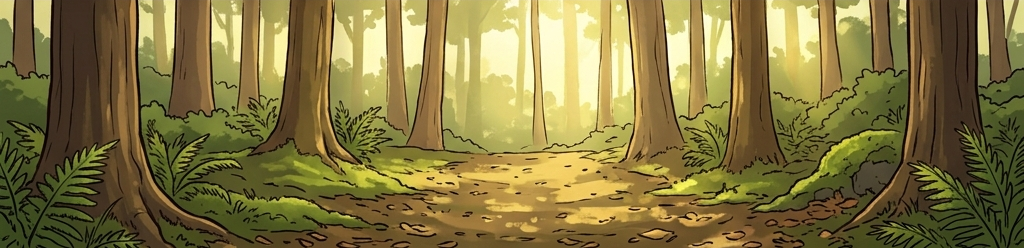
#> input picture art/source/scene-loc-forest.png, 1024 x 248 px; its folder holds 3 pictures in this run
$ python process_scenes.py
#> lines starting #> are read from the running program, lines starting #| are printed output that depends on the picture
#!/usr/bin/env python3
"""
Process generated adventure *location* art (art/source/scene-*.png) into web
assets: downscale to a web-appropriate landscape size and convert to opaque
WebP. Sibling to process_backgrounds.py (top-down combat backdrops) and
process.py (token/portrait character art) — kept separate because location
scenes are landscape, opaque, and keyed to the reusable location ids in
src/data/adventure-art.ts rather than the four combat themes.

NPC portraits are NOT handled here — they are transparent character busts and
go through process.py alongside the hero/monster portraits.

See art/adventure-prompts.md for the generation brief and integration plan.

Usage: python art/process_scenes.py
"""
import os
import glob
from PIL import Image

SRC = os.path.join(os.path.dirname(__file__), "source")
OUT = os.path.join(os.path.dirname(__file__), "..", "web", "public", "art")
# Landscape 16:9, a bit larger than a token since it fills a banner / map.
WIDTH, HEIGHT = 1280, 720
QUALITY = 80

os.makedirs(OUT, exist_ok=True)
total = 0
have = []

for src in sorted(glob.glob(os.path.join(SRC, "scene-*.png"))):
    name = os.path.splitext(os.path.basename(src))[0]  # e.g. "scene-loc-tavern"
    im = Image.open(src).convert("RGB")  # opaque backdrop, no alpha needed
#> im is the input picture: PIL image 1024x248 RGB; mean R, G, B 130.5, 118, 65.2
    if im.size != (WIDTH, HEIGHT):
        im = im.resize((WIDTH, HEIGHT), Image.LANCZOS)
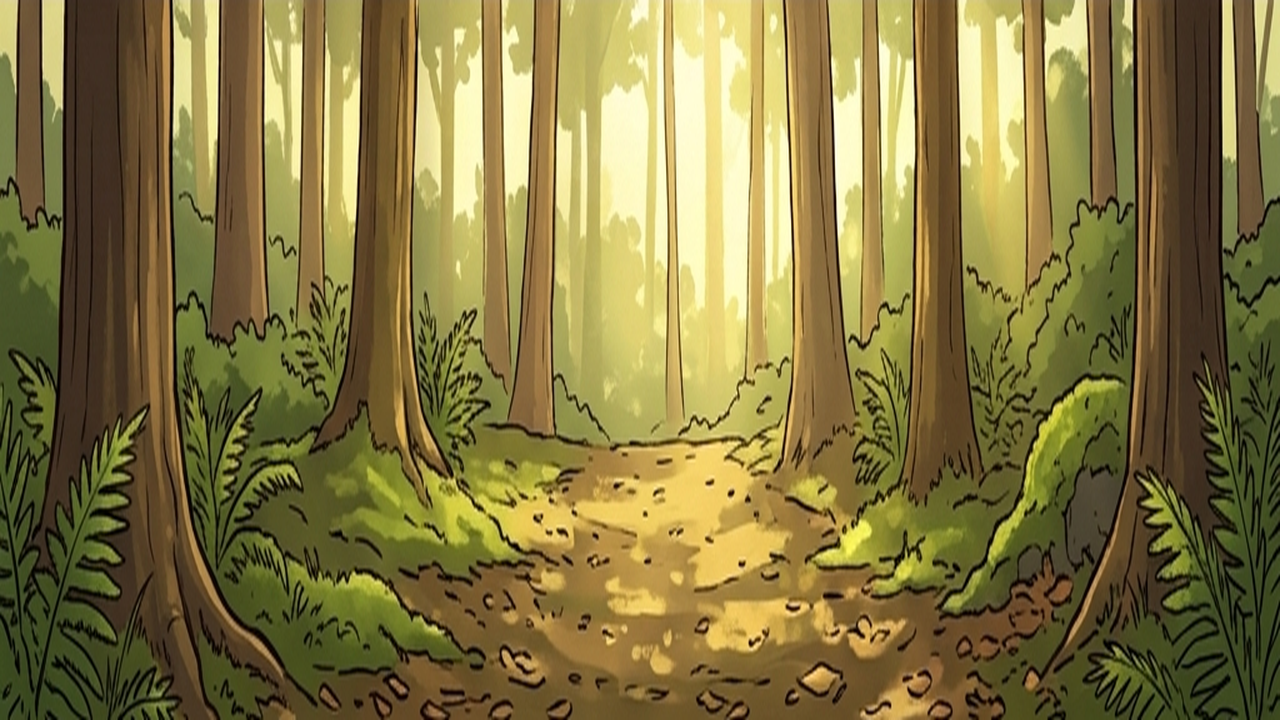
#> im: PIL image 1280x720 RGB; mean R, G, B 130.5, 118, 65.4
    dst = os.path.join(OUT, f"{name}.webp")
    im.save(dst, "WEBP", quality=QUALITY, method=6)
    total += os.path.getsize(dst)
    have.append(name)
#> pass 2 of the loop `for src in sorted(glob.glob(os.path.join(SRC, "scene-*.png"))):`:
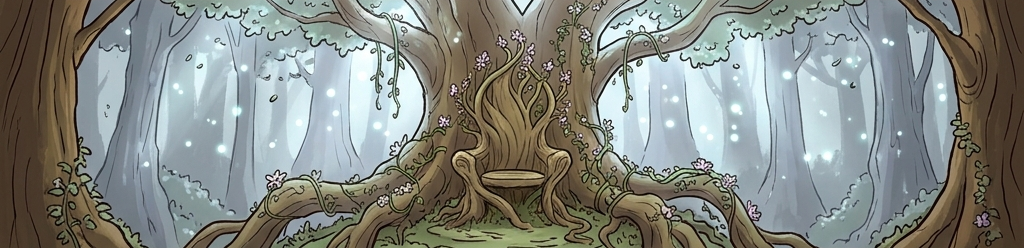
#> input picture art/source/scene-loc-throne-elf.png, 1024 x 248 px
#> im is the input picture: PIL image 1024x248 RGB; mean R, G, B 132.1, 135.7, 129.9
#> `im = im.resize((WIDTH, HEIGHT), Image.LANCZOS)`:
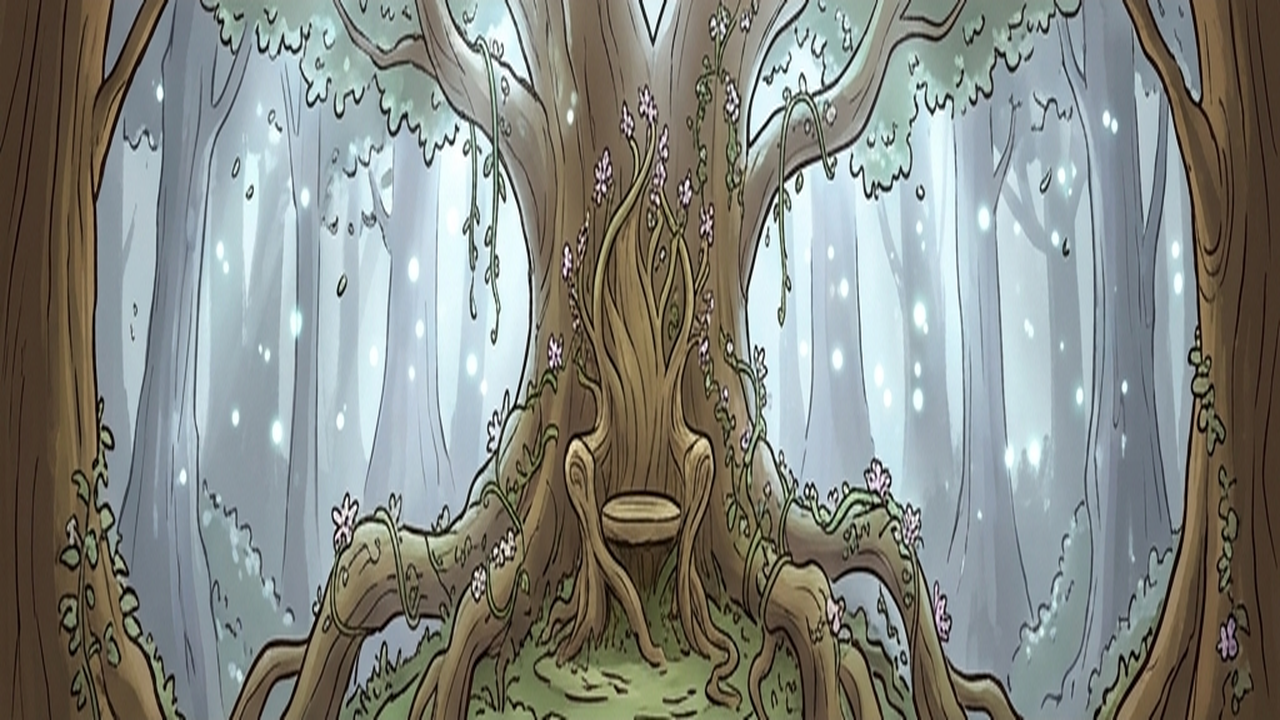
#> im: PIL image 1280x720 RGB; mean R, G, B 132.1, 135.7, 130
#> pass 3 of the loop `for src in sorted(glob.glob(os.path.join(SRC, "scene-*.png"))):`:
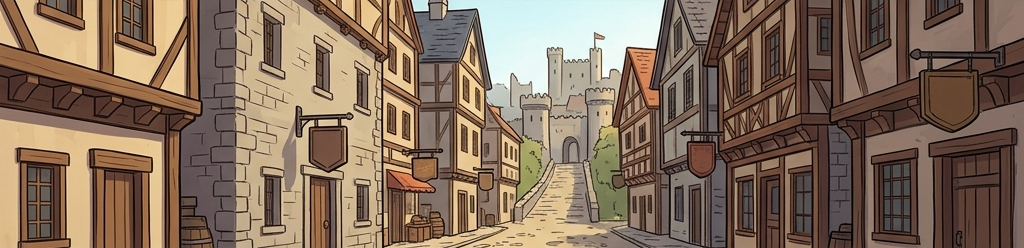
#> input picture art/source/scene-loc-town.png, 1024 x 248 px
#> im is the input picture: PIL image 1024x248 RGB; mean R, G, B 132.1, 110.8, 92.7
#> `im = im.resize((WIDTH, HEIGHT), Image.LANCZOS)`:
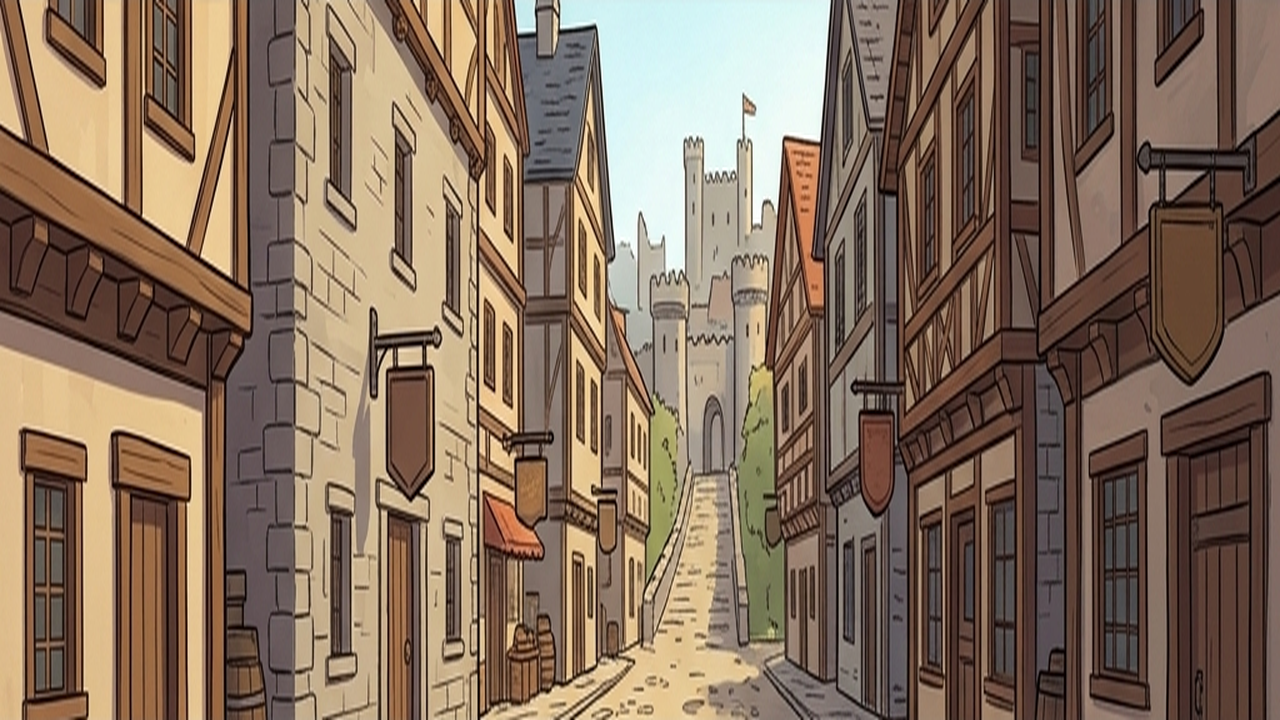
#> im: PIL image 1280x720 RGB; mean R, G, B 132.1, 110.8, 92.8

print(f"scenes: {len(have)} processed -> {have}")
if not have:
    print("no source art found (expected art/source/scene-loc-*.png)")
print(f"total WebP size: {total/1024:.0f} KB")
